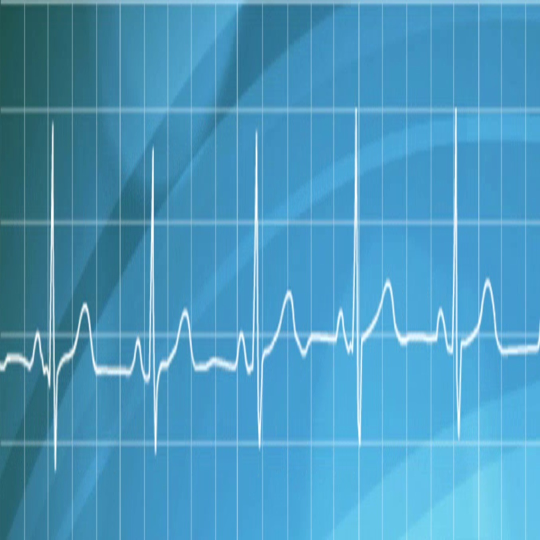
#> input picture Frame/frame105.jpg, 1080 x 1080 px (shown at 1/2 size)
$ python -i FStart.py   (imports and definitions only)
#> lines starting #> are read from the running program, lines starting #| are printed output that depends on the picture
import cv2
import matplotlib.pyplot as plt
from sklearn.preprocessing import MinMaxScaler
import numpy as np
from keras.engine.saving import model_from_json
import scipy.signal

def extract_feat(image, begin, end):
    x_list, y_list = [], [0]
    for x in np.arange(begin, end, 1):
        x_list.append(x-begin)
        for y in np.arange(0, 700, 1):
            #if np.all(image[y][x] == (0, 0, 0)):
            if np.all(image[y][x] == (255, 255, 255)):
                y_list.append(700-y)
                break
            if y==699:
                y_list.append(y_list[x-begin])
    y_list.pop(0)

    return y_list

def show_graph(x_list, y_list, width, height):
    plt.figure(figsize = [width, height])
    plt.scatter(x_list, y_list, marker='.', s=5)
    plt.show()
    return

def start(filepath):
#> called with filepath = 'Frame/frame105.jpg'
    path = filepath

    img = cv2.imread(path)
#> img is the input picture: shape (1080, 1080, 3); mean B, G, R 191.4, 153.5, 75.1

    imgForText = cv2.resize(img, (700,700), interpolation=cv2.INTER_CUBIC)
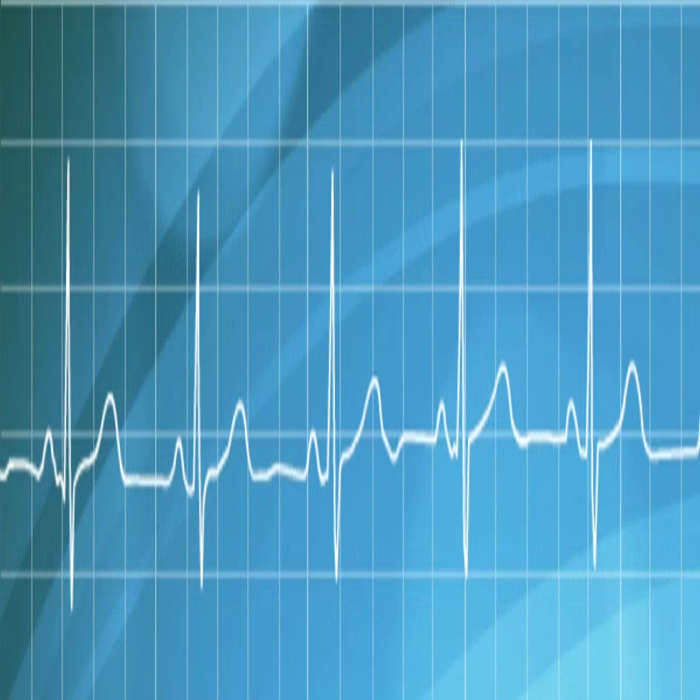
#> imgForText: shape (700, 700, 3); mean B, G, R 191.4, 153.5, 75.2

    img = cv2.cvtColor(img, cv2.COLOR_BGR2HSV).astype("float32")
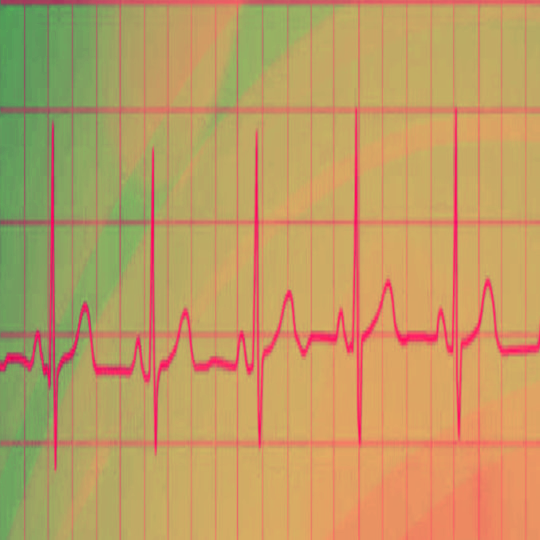
#> img: shape (1080, 1080, 3) float32 (shown at 1/2 size); mean B, G, R 98.8, 156.2, 191.5

    (h, s, v) = cv2.split(img)
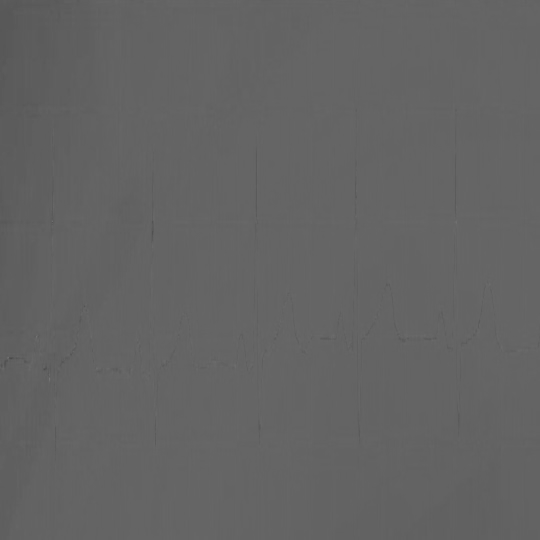
#> h: shape (1080, 1080) float32 (shown at 1/2 size); min 0, max 122, mean 99.5
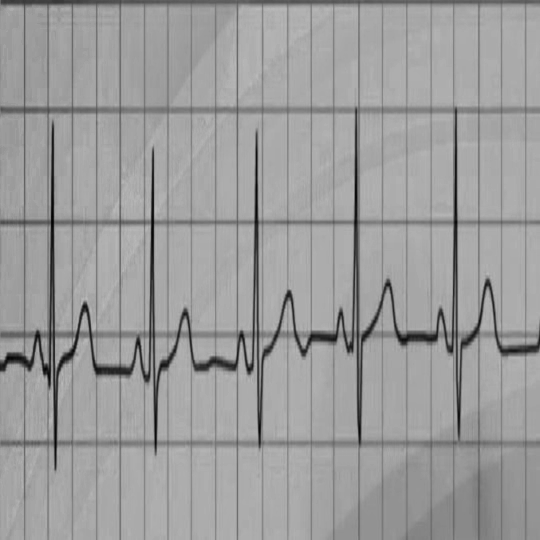
#> s: shape (1080, 1080) float32 (shown at 1/2 size); min 0, max 194, mean 156.1
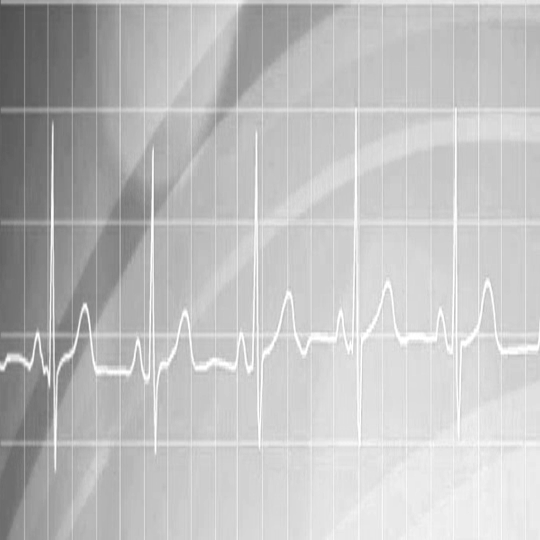
#> v: shape (1080, 1080) float32 (shown at 1/2 size); min 77, max 255, mean 191.4
    s = s*0
#> s: shape (1080, 1080) float32; every value is 0
    s = np.clip(s,0,255)
    img = cv2.merge([h,s,v])
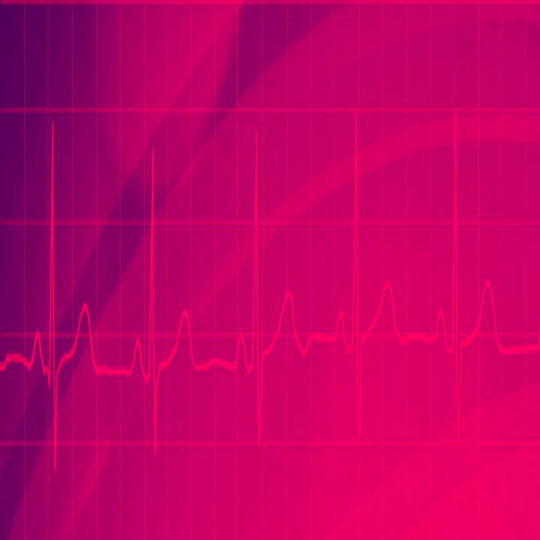
#> img: shape (1080, 1080, 3) float32 (shown at 1/2 size); mean B, G, R 98.8, 0, 191.5

    img = cv2.cvtColor(img.astype("uint8"), cv2.COLOR_HSV2BGR)

    image = cv2.resize(img, (700,700), interpolation=cv2.INTER_CUBIC)
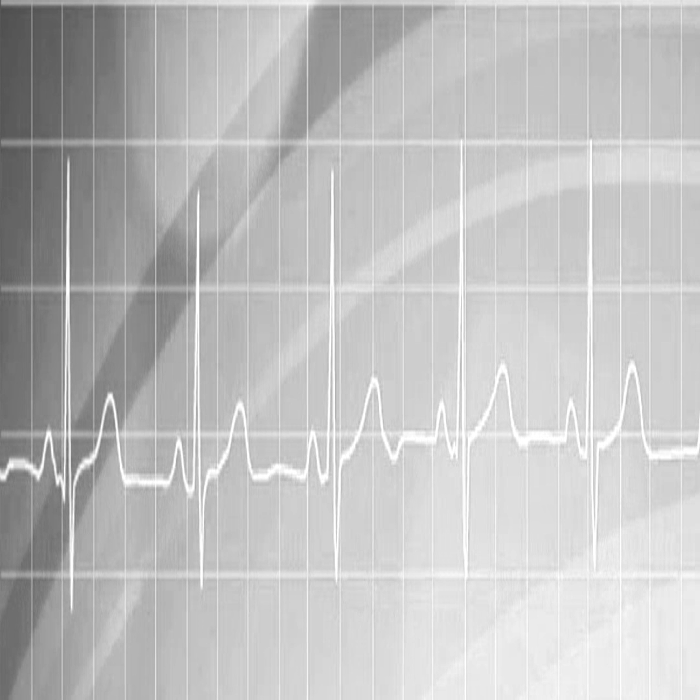
#> image: shape (700, 700, 3); min 77, max 255, mean 191.4

    cv2.imshow('saturated image', image)
    cv2.waitKey()

    x_list, y_list = [], []
    for x in np.arange(0, 700, 1):
        for y in np.arange(0, 700, 1):
            #if np.all(image[y][x] == (0, 0, 0)):
            if np.all(image[y][x] == (255,255,255)):
                x_list.append(x)
                y_list.append(700-y)

    print('Detect peaks without any filters.')
    peaks, _ = scipy.signal.find_peaks(y_list, height = 400)

    print(peaks)

    try:
        extrac = extract_feat(image, peaks[0] - 90, peaks[0] + 96)
#> after the loop in extract_feat, `for x in np.arange(begin, end, 1):`: x_list = 186 values from 0 to 185; y_list = 187 values, max 438 at index 119, min 0 at index 0, mean 244.9
#> extrac = 186 values, max 438 at index 118, min 131 at index 121, mean 246.3
#> (the run stopped early here; a loop or call above may not have finished)

$ run again, on Frame/frame113.jpg
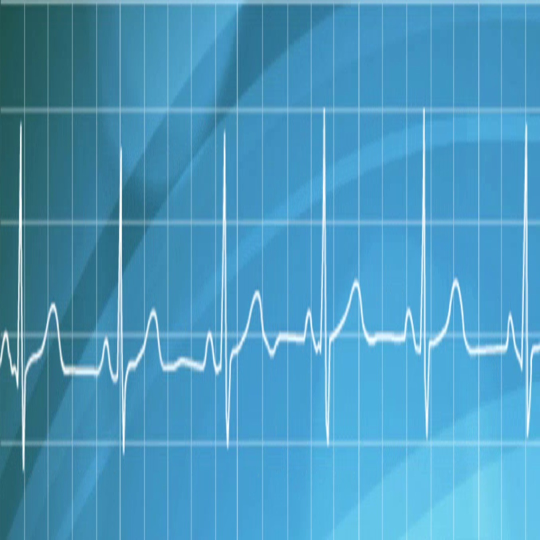
#> input picture Frame/frame113.jpg, 1080 x 1080 px (shown at 1/2 size)
#> in start, img is the input picture: shape (1080, 1080, 3); mean B, G, R 191.6, 153.8, 75.6
#> in start, `img = cv2.merge([h,s,v])`:
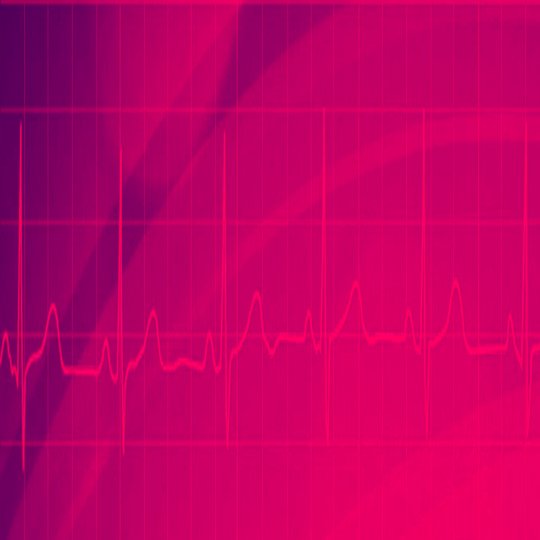
#> img: shape (1080, 1080, 3) float32 (shown at 1/2 size); mean B, G, R 98.8, 0, 191.7
#> in start, `image = cv2.resize(img, (700,700), interpolation=cv2.INTER_CUBIC)`:
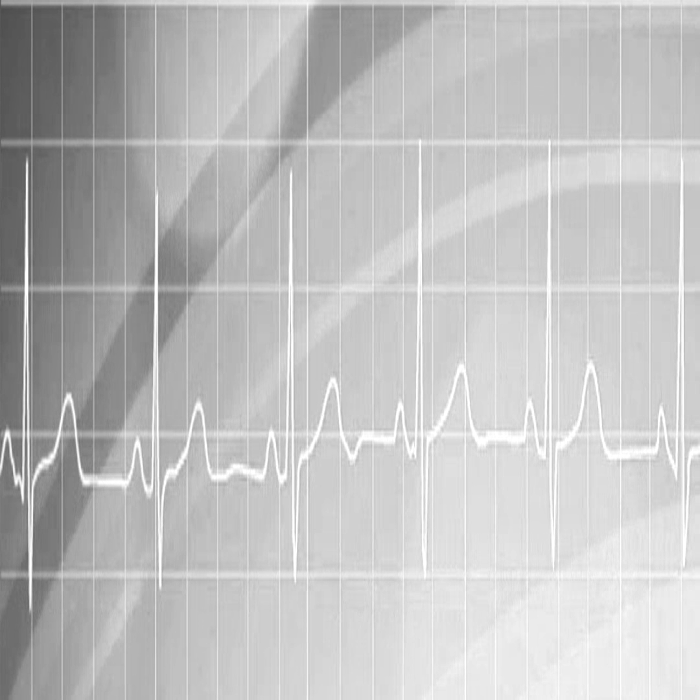
#> image: shape (700, 700, 3); min 77, max 255, mean 191.6
#> after the loop in extract_feat, `for x in np.arange(begin, end, 1):`: x_list = 186 values from 0 to 185; y_list = 187 values, max 541 at index 59, min 0 at index 0, mean 251.6
#> extrac = 186 values, max 541 at index 58, min 147 at index 107, mean 252.9

$ run again, on Frame/frame121.jpg
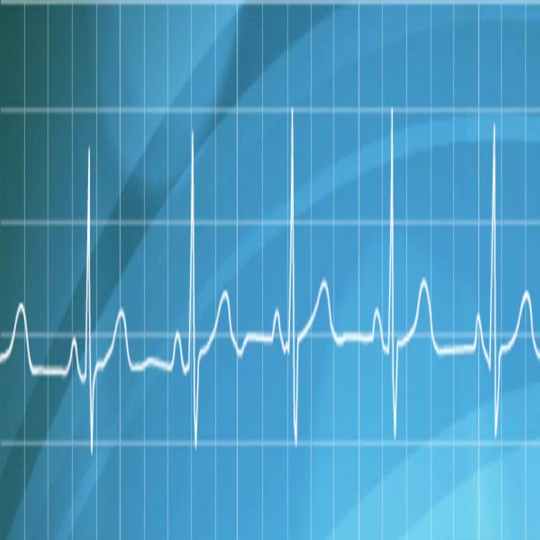
#> input picture Frame/frame121.jpg, 1080 x 1080 px (shown at 1/2 size)
#> in start, img is the input picture: shape (1080, 1080, 3); mean B, G, R 191.2, 153.4, 75.1
#> in start, `img = cv2.merge([h,s,v])`:
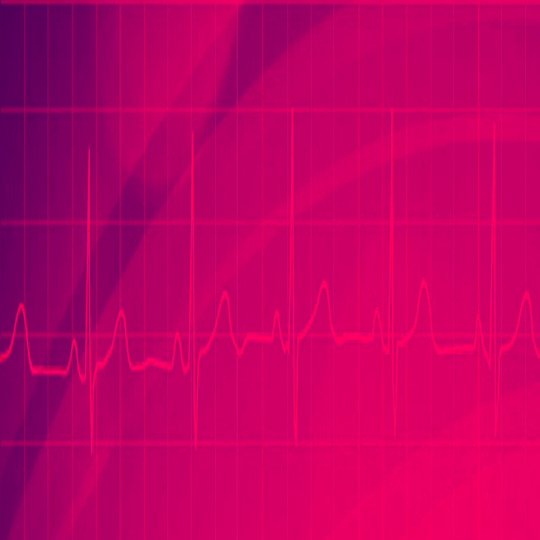
#> img: shape (1080, 1080, 3) float32 (shown at 1/2 size); mean B, G, R 98.8, 0, 191.4
#> in start, `image = cv2.resize(img, (700,700), interpolation=cv2.INTER_CUBIC)`:
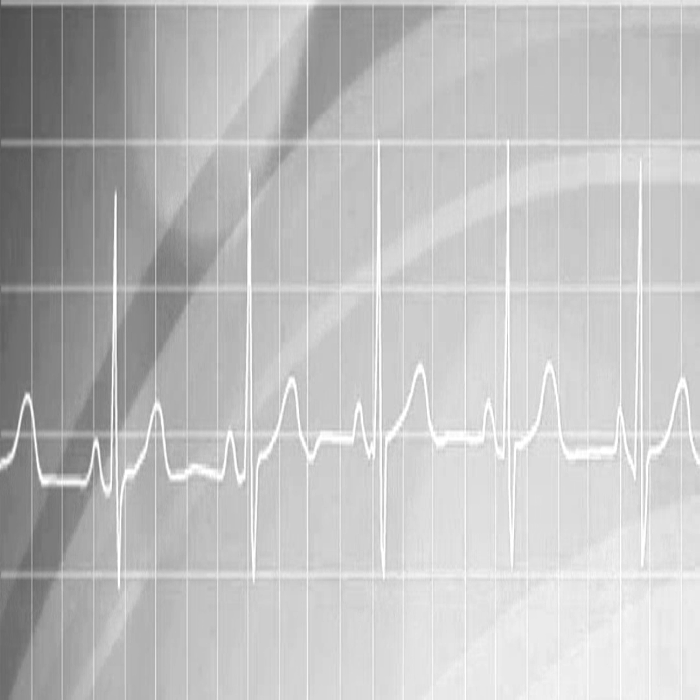
#> image: shape (700, 700, 3); min 77, max 255, mean 191.2
#> after the loop in extract_feat, `for x in np.arange(begin, end, 1):`: x_list = 186 values from 0 to 185; y_list = 187 values, max 493 at index 105, min 0 at index 0, mean 233
#> extrac = 186 values, max 493 at index 104, min 0 at index 0, mean 234.2
